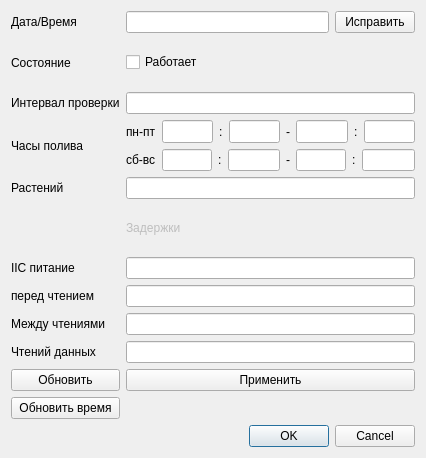
<?xml version="1.0" encoding="UTF-8"?>
<ui version="4.0">
 <class>GlobalStateDialog</class>
 <widget class="QDialog" name="GlobalStateDialog">
  <property name="geometry">
   <rect>
    <x>0</x>
    <y>0</y>
    <width>426</width>
    <height>458</height>
   </rect>
  </property>
  <property name="windowTitle">
   <string>Dialog</string>
  </property>
  <layout class="QVBoxLayout" name="verticalLayout">
   <item>
    <layout class="QGridLayout" name="gridLayout">
     <property name="sizeConstraint">
      <enum>QLayout::SetMaximumSize</enum>
     </property>
     <item row="1" column="2">
      <layout class="QHBoxLayout" name="horizontalLayout">
       <item>
        <widget class="QCheckBox" name="chkIsRun">
         <property name="text">
          <string>Работает</string>
         </property>
        </widget>
       </item>
       <item>
        <widget class="QLabel" name="lblNight">
         <property name="enabled">
          <bool>true</bool>
         </property>
         <property name="text">
          <string/>
         </property>
        </widget>
       </item>
      </layout>
     </item>
     <item row="0" column="0">
      <widget class="QLabel" name="label_2">
       <property name="text">
        <string>Дата/Время</string>
       </property>
      </widget>
     </item>
     <item row="7" column="2">
      <widget class="QLineEdit" name="edPwrOn"/>
     </item>
     <item row="3" column="0">
      <widget class="QLabel" name="label_4">
       <property name="text">
        <string>Интервал проверки</string>
       </property>
      </widget>
     </item>
     <item row="12" column="0">
      <widget class="QPushButton" name="btnGetTime">
       <property name="text">
        <string>Обновить время</string>
       </property>
      </widget>
     </item>
     <item row="7" column="0">
      <widget class="QLabel" name="label_10">
       <property name="text">
        <string>IIC питание</string>
       </property>
      </widget>
     </item>
     <item row="10" column="2">
      <widget class="QLineEdit" name="edMeasures"/>
     </item>
     <item row="1" column="0">
      <widget class="QLabel" name="label">
       <property name="text">
        <string>Состояние</string>
       </property>
      </widget>
     </item>
     <item row="0" column="2">
      <layout class="QHBoxLayout" name="horizontalLayout_3">
       <item>
        <widget class="QLineEdit" name="edTime"/>
       </item>
       <item>
        <widget class="QPushButton" name="btnSetTime">
         <property name="text">
          <string>Исправить</string>
         </property>
        </widget>
       </item>
      </layout>
     </item>
     <item row="8" column="2">
      <widget class="QLineEdit" name="edSensorInit"/>
     </item>
     <item row="10" column="0">
      <widget class="QLabel" name="label_12">
       <property name="text">
        <string>Чтений данных</string>
       </property>
      </widget>
     </item>
     <item row="4" column="0">
      <widget class="QLabel" name="label_5">
       <property name="text">
        <string>Часы полива</string>
       </property>
      </widget>
     </item>
     <item row="3" column="2">
      <layout class="QHBoxLayout" name="horizontalLayout_4">
       <item>
        <widget class="QLineEdit" name="edCheckTime">
         <property name="enabled">
          <bool>true</bool>
         </property>
        </widget>
       </item>
      </layout>
     </item>
     <item row="6" column="2">
      <widget class="QLabel" name="label_3">
       <property name="enabled">
        <bool>false</bool>
       </property>
       <property name="text">
        <string>Задержки</string>
       </property>
      </widget>
     </item>
     <item row="9" column="2">
      <widget class="QLineEdit" name="edRead"/>
     </item>
     <item row="11" column="0">
      <widget class="QPushButton" name="btRefresh">
       <property name="enabled">
        <bool>true</bool>
       </property>
       <property name="text">
        <string>Обновить</string>
       </property>
      </widget>
     </item>
     <item row="4" column="2">
      <layout class="QVBoxLayout" name="verticalLayout_2">
       <item>
        <layout class="QHBoxLayout" name="horizontalLayout_5">
         <item>
          <widget class="QLabel" name="label_8">
           <property name="text">
            <string>пн-пт</string>
           </property>
          </widget>
         </item>
         <item>
          <widget class="QLineEdit" name="edWDTimeFrom">
           <property name="sizePolicy">
            <sizepolicy hsizetype="Fixed" vsizetype="Fixed">
             <horstretch>0</horstretch>
             <verstretch>0</verstretch>
            </sizepolicy>
           </property>
           <property name="minimumSize">
            <size>
             <width>50</width>
             <height>0</height>
            </size>
           </property>
           <property name="maximumSize">
            <size>
             <width>60</width>
             <height>23</height>
            </size>
           </property>
          </widget>
         </item>
         <item>
          <widget class="QLabel" name="label_17">
           <property name="text">
            <string>:</string>
           </property>
          </widget>
         </item>
         <item>
          <widget class="QLineEdit" name="edWDTimeFromM">
           <property name="sizePolicy">
            <sizepolicy hsizetype="Fixed" vsizetype="Fixed">
             <horstretch>0</horstretch>
             <verstretch>0</verstretch>
            </sizepolicy>
           </property>
           <property name="minimumSize">
            <size>
             <width>50</width>
             <height>23</height>
            </size>
           </property>
           <property name="maximumSize">
            <size>
             <width>60</width>
             <height>23</height>
            </size>
           </property>
          </widget>
         </item>
         <item>
          <widget class="QLabel" name="label_6">
           <property name="text">
            <string>-</string>
           </property>
          </widget>
         </item>
         <item>
          <widget class="QLineEdit" name="edWDTimeTo">
           <property name="sizePolicy">
            <sizepolicy hsizetype="Fixed" vsizetype="Fixed">
             <horstretch>0</horstretch>
             <verstretch>0</verstretch>
            </sizepolicy>
           </property>
           <property name="minimumSize">
            <size>
             <width>50</width>
             <height>0</height>
            </size>
           </property>
           <property name="maximumSize">
            <size>
             <width>60</width>
             <height>23</height>
            </size>
           </property>
          </widget>
         </item>
         <item>
          <widget class="QLabel" name="label_18">
           <property name="text">
            <string>:</string>
           </property>
          </widget>
         </item>
         <item>
          <widget class="QLineEdit" name="edWDTimeToM">
           <property name="sizePolicy">
            <sizepolicy hsizetype="Fixed" vsizetype="Fixed">
             <horstretch>0</horstretch>
             <verstretch>0</verstretch>
            </sizepolicy>
           </property>
           <property name="minimumSize">
            <size>
             <width>50</width>
             <height>0</height>
            </size>
           </property>
           <property name="maximumSize">
            <size>
             <width>60</width>
             <height>23</height>
            </size>
           </property>
          </widget>
         </item>
        </layout>
       </item>
       <item>
        <layout class="QHBoxLayout" name="horizontalLayout_6">
         <item>
          <widget class="QLabel" name="label_9">
           <property name="text">
            <string>сб-вс</string>
           </property>
          </widget>
         </item>
         <item>
          <widget class="QLineEdit" name="edWETimeFrom">
           <property name="sizePolicy">
            <sizepolicy hsizetype="Fixed" vsizetype="Fixed">
             <horstretch>0</horstretch>
             <verstretch>0</verstretch>
            </sizepolicy>
           </property>
           <property name="minimumSize">
            <size>
             <width>50</width>
             <height>0</height>
            </size>
           </property>
           <property name="maximumSize">
            <size>
             <width>60</width>
             <height>23</height>
            </size>
           </property>
          </widget>
         </item>
         <item>
          <widget class="QLabel" name="label_19">
           <property name="text">
            <string>:</string>
           </property>
          </widget>
         </item>
         <item>
          <widget class="QLineEdit" name="edWETimeFromM">
           <property name="sizePolicy">
            <sizepolicy hsizetype="Fixed" vsizetype="Fixed">
             <horstretch>0</horstretch>
             <verstretch>0</verstretch>
            </sizepolicy>
           </property>
           <property name="minimumSize">
            <size>
             <width>50</width>
             <height>0</height>
            </size>
           </property>
           <property name="maximumSize">
            <size>
             <width>16777215</width>
             <height>23</height>
            </size>
           </property>
          </widget>
         </item>
         <item>
          <widget class="QLabel" name="label_7">
           <property name="text">
            <string>-</string>
           </property>
          </widget>
         </item>
         <item>
          <widget class="QLineEdit" name="edWETimeTo">
           <property name="sizePolicy">
            <sizepolicy hsizetype="Fixed" vsizetype="Fixed">
             <horstretch>0</horstretch>
             <verstretch>0</verstretch>
            </sizepolicy>
           </property>
           <property name="minimumSize">
            <size>
             <width>50</width>
             <height>0</height>
            </size>
           </property>
           <property name="maximumSize">
            <size>
             <width>60</width>
             <height>23</height>
            </size>
           </property>
          </widget>
         </item>
         <item>
          <widget class="QLabel" name="label_20">
           <property name="text">
            <string>:</string>
           </property>
          </widget>
         </item>
         <item>
          <widget class="QLineEdit" name="edWETimeToM">
           <property name="sizePolicy">
            <sizepolicy hsizetype="Fixed" vsizetype="Fixed">
             <horstretch>0</horstretch>
             <verstretch>0</verstretch>
            </sizepolicy>
           </property>
           <property name="minimumSize">
            <size>
             <width>50</width>
             <height>0</height>
            </size>
           </property>
           <property name="maximumSize">
            <size>
             <width>16777215</width>
             <height>23</height>
            </size>
           </property>
          </widget>
         </item>
        </layout>
       </item>
      </layout>
     </item>
     <item row="9" column="0">
      <widget class="QLabel" name="label_11">
       <property name="text">
        <string>Между чтениями</string>
       </property>
      </widget>
     </item>
     <item row="8" column="0">
      <widget class="QLabel" name="label_16">
       <property name="text">
        <string>перед чтением</string>
       </property>
      </widget>
     </item>
     <item row="11" column="2">
      <widget class="QPushButton" name="btnApplyAll">
       <property name="text">
        <string>Применить</string>
       </property>
      </widget>
     </item>
     <item row="5" column="0">
      <widget class="QLabel" name="label_13">
       <property name="text">
        <string>Растений</string>
       </property>
      </widget>
     </item>
     <item row="5" column="2">
      <widget class="QLineEdit" name="edPotsCount"/>
     </item>
    </layout>
   </item>
   <item>
    <widget class="QDialogButtonBox" name="buttonBox">
     <property name="orientation">
      <enum>Qt::Horizontal</enum>
     </property>
     <property name="standardButtons">
      <set>QDialogButtonBox::Cancel|QDialogButtonBox::Ok</set>
     </property>
    </widget>
   </item>
  </layout>
 </widget>
 <resources/>
 <connections>
  <connection>
   <sender>buttonBox</sender>
   <signal>accepted()</signal>
   <receiver>GlobalStateDialog</receiver>
   <slot>accept()</slot>
   <hints>
    <hint type="sourcelabel">
     <x>248</x>
     <y>254</y>
    </hint>
    <hint type="destinationlabel">
     <x>157</x>
     <y>274</y>
    </hint>
   </hints>
  </connection>
  <connection>
   <sender>buttonBox</sender>
   <signal>rejected()</signal>
   <receiver>GlobalStateDialog</receiver>
   <slot>reject()</slot>
   <hints>
    <hint type="sourcelabel">
     <x>316</x>
     <y>260</y>
    </hint>
    <hint type="destinationlabel">
     <x>286</x>
     <y>274</y>
    </hint>
   </hints>
  </connection>
 </connections>
</ui>
